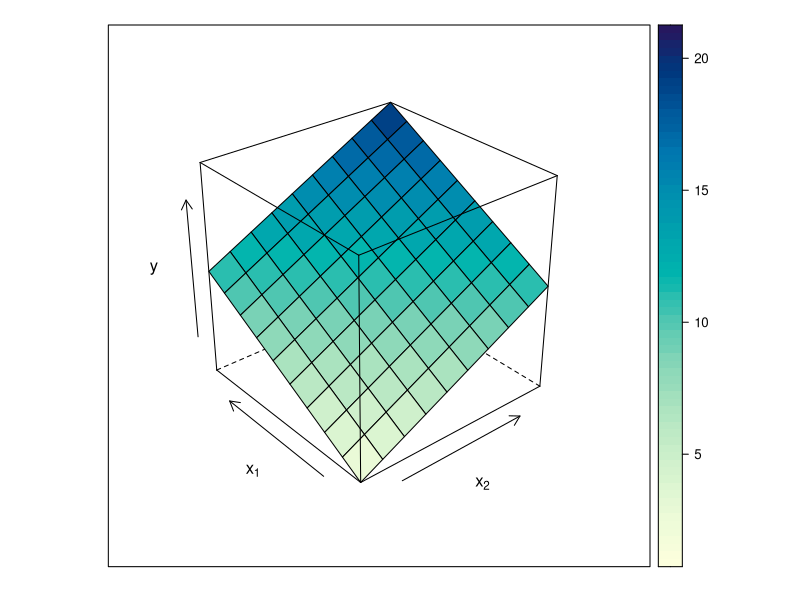
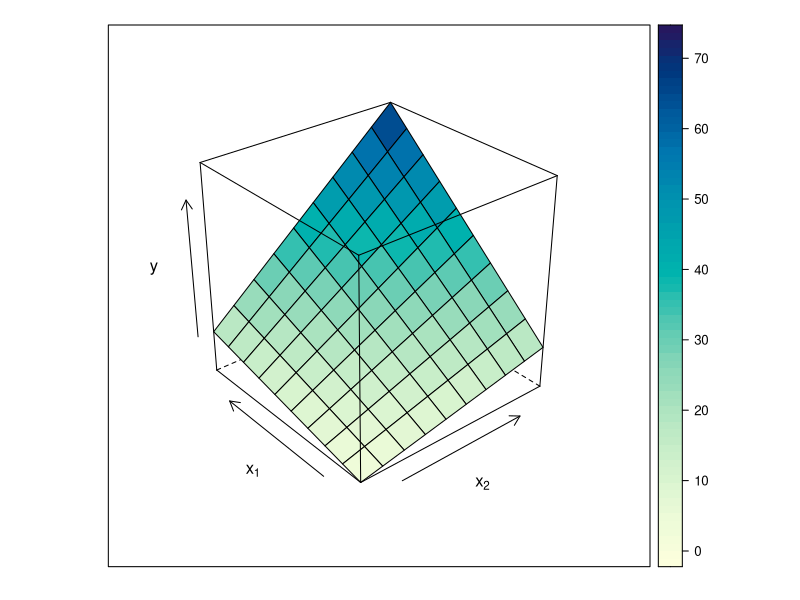
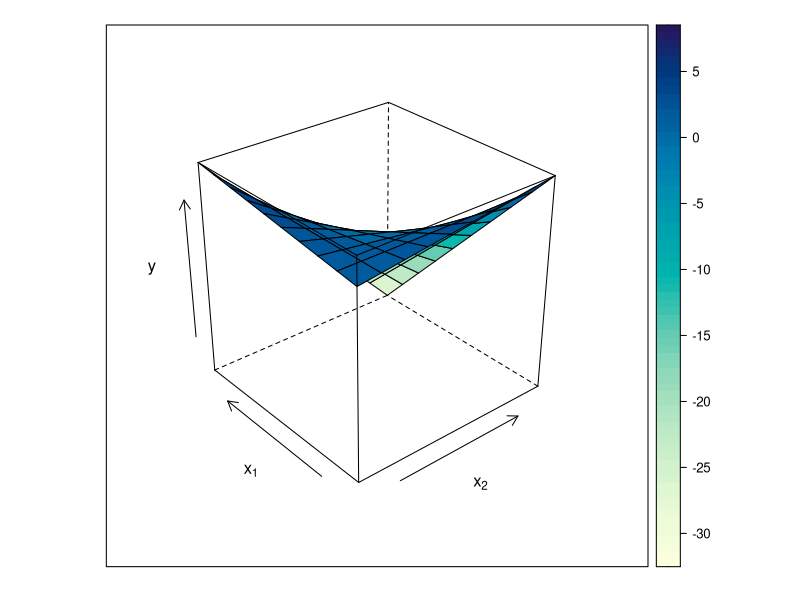

Recreate these plots in R, in order.
## ---- chunk 1
knitr::opts_chunk$set(echo = TRUE)
## ---- chunk 2
df.1 <- expand.grid(x1 = 1:10, x2 = 1:10)
df.1$y <- with(df.1,  x1 + x2)

lattice::wireframe(y ~ x1 + x2, df.1, drape = T,
                   xlab = expression(x[2]), 
                   ylab = expression(x[1]), 
                   zlab = expression(y))
## ---- chunk 3
df.1$y2 <- with(df.1, x1 + x2 + 0.5 * x1 * x2)
lattice::wireframe(y2 ~ x1 + x2, df.1, drape = T,
                   xlab = expression(x[2]), 
                   ylab = expression(x[1]), 
                   zlab = expression(y))
## ---- chunk 4
df.1$y3 <- with(df.1, x1 + x2 - 0.5 * x1 * x2)
lattice::wireframe(y3 ~ x1 + x2, df.1, drape = T,
                   xlab = expression(x[2]), 
                   ylab = expression(x[1]), 
                   zlab = expression(y))
## ---- chunk 5
data(npk)
m1 <- lm(yield ~ N * P, data = npk)
m2 <- lm(yield ~ N * K, data = npk)
m3 <- lm(yield ~ P * K, data = npk)

car::Anova(m1, type = 2)
car::Anova(m2, type = 2)
car::Anova(m3, type = 2)
## ---- chunk 6
tabla <- expand.grid(N = c(0, 1), K = c(0,1))
knitr::kable(tabla, caption = "Combinaciones de tratamientos de las interacciones", align = "c")
## ---- chunk 7
car::Anova(m2, type = 2)
## ---- chunk 8
library(lme4)
m4 <- lmer(yield ~ N * K + (1|block), data = npk)
car::Anova(m4, type = 2)
## ---- chunk 9
m5 <- lmer(yield ~ N + K + (1|block), data = npk)
car::Anova(m5, type = 2)
## ---- chunk 10
m5
